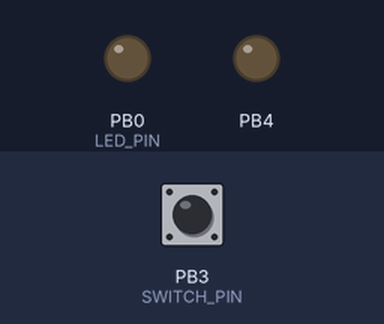
Simulated run of this sketch. Board: ATtiny85, built with avr-gcc and run on an emulated ATtiny85. Shown: output pins drawn as LEDs (lit = HIGH). The inputs (shaded band) are chosen by the test bench; at power-on: PB3 (SWITCH_PIN) HIGH. Sleep ends after the set time or at an interrupt.

Above: at 1.2 s.
1.3 s: PB3 (SWITCH_PIN) pulled LOW for 0.15 s
At 1.45 s:
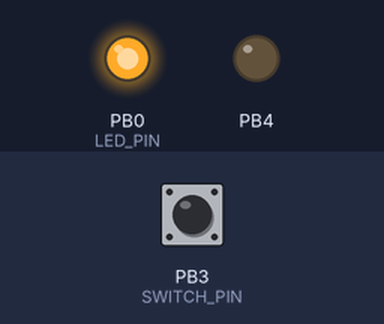
Timing chart, 0 to 4.3 s (numbered marks = the images above; inputs shaded):
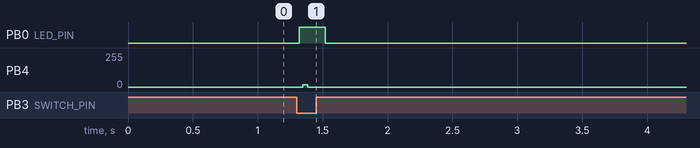

The sketch:

irsender.ino
```cpp
#include <tiny_IRremote.h>
#include <avr/sleep.h>

// IMPORTANT: IRsend only works from PB4 ("pin 4" according to Arduino)
int LED_PIN = PB0;
int SWITCH_PIN = PB3;

bool pushBlock = false;
unsigned long pushBlockTime = 0; //push 버튼 여러번 눌리지 않도록 체크
int pushBlockTimeout = 200; //0.3 sec

IRsend irsend;

void setup() {
  pinMode(LED_PIN, OUTPUT);
  pinMode(SWITCH_PIN, INPUT_PULLUP);

  //must need set
  GIMSK = 0b00100000; //외부인터럽트 0b01000000  핀체인지 인터럽트 0b00100000
  PCMSK = 0b00001000; //Pin Change Mask Register. 어떤핀을 사용할지 선택. (폴링엣지에서 ISR호출됨)
}

void loop() {
  sleep();
  waitInput();

  if (canExecutable(pushBlockTime, pushBlockTimeout)) {
    pushBlock = false;
  }
}

bool canExecutable(unsigned long startTime, int limit) {
  unsigned long diff = millis() - startTime;
  return diff > limit ? true : false;
}

void sendSignal() {
  irsend.sendSony(0xa90, 12);
  blink();
}

void blink() {
  digitalWrite(LED_PIN, HIGH);
  delay(200);
  digitalWrite(LED_PIN, LOW);
}

void sleep() {
  ADCSRA &= ~_BV(ADEN);                   // ADC off
  set_sleep_mode(SLEEP_MODE_PWR_DOWN);    // replaces above statement

  sleep_enable();                         // Sets the Sleep Enable bit in the MCUCR Register (SE BIT)
  sei();                                  // Enable interrupts
  sleep_cpu();                            // sleep

  cli();                                  // Disable interrupts
  sleep_disable();                        // Clear SE bit
  ADCSRA |= _BV(ADEN);                    // ADC on

  sei();                                  // Enable interrupts
}

ISR(PCINT0_vect)
{
}

void waitInput() {
  if (digitalRead(SWITCH_PIN) == 0 && !pushBlock) {
    pushBlock = true;
    pushBlockTime = millis();
    sendSignal();
  }
}

//  void sendNEC(unsigned long data, int nbits);
//  void sendSony(unsigned long data, int nbits);
//  void sendRaw(unsigned int buf[], int len, int hz);
//  void sendRC5(unsigned long data, int nbits);
//  void sendRC6(unsigned long data, int nbits);
```

Measured:
- after the input at 1.3 s, PB0 (LED_PIN): LOW → HIGH at once, → LOW 0.20 s later; PB4: 0/255 → 18/255 at once, → 0/255 0.04 s later
